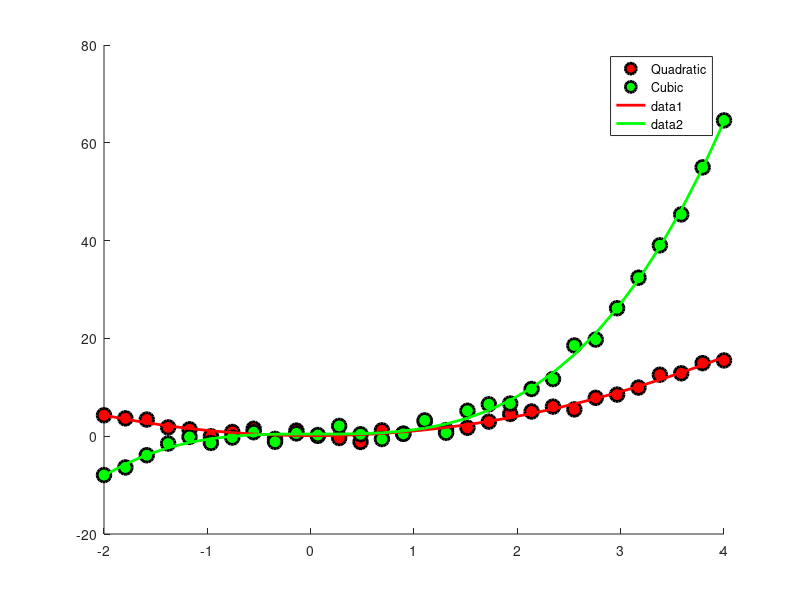

This figure's MATLAB source:
% Calculate y hat on polynomial regression by using regress instead of polyval and polyfit.
%% generate the data
n  = 30;
x  = linspace(-2,4,n);
y1 = x.^2 + randn(1,n);
y2 = x.^3 + randn(1,n);

%%% plot the data
figure(1), clf, hold on
plot(x,y1,'ko','markersize',10,'markerfacecolor','r','linew',2)
plot(x,y2,'ko','markersize',10,'markerfacecolor','g','linew',2)
legend({'Quadratic','Cubic'})

% compute R2 for several polynomial orders
orders = 1:5;

% output matrices
r2 = zeros(2,length(orders));
sse = zeros(2,length(orders));

desmaty1 = [ones(n, 1) x' x.^2'];
desmaty2 = [ones(n, 1) x' x.^2' x.^3'];

[beta,b_CI,resids,rint,stats] = regress(y1', desmaty1);
yHat1 =  beta(1) + beta(2) * x + beta(3) * x.^2;
[beta,b_CI,resids,rint,stats] = regress(y2', desmaty2);
yHat2 = beta(1) + beta(2) * x + beta(3) * x.^2 + beta(4) * x.^3;

plot(x,yHat1,'r','linew',2)
plot(x,yHat2,'g','linew',2)
